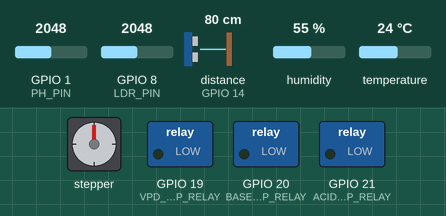
A sketch run on a simulated ESP32-S3. Parts: stepper motor, switched loads named in the sketch (green lamp = pin HIGH). Wiring (inferred from the names in the program): ultrasonic range finder: trigger GPIO 13; echo GPIO 14. The test bench sets the inputs (shaded band); at power-on: GPIO 8 (LDR_PIN) = 2048, GPIO 1 (PH_PIN) = 2048, distance to the obstacle (sensor on GPIO 14) 80 cm, humidity 55 %, temperature 24 °C. The echo pulse lasts 58.3 µs per cm; WiFi joins after 1.5 s; servers stay silent unless stated; random numbers use the default seed unless the sketch sets one; no MQTT or app messages arrive unless stated; stepper angles assume 200 steps per turn; pins used as bus, display or sensor lines are not drawn; what the sketch prints to the serial monitor is not drawn.

Above: at 4.7 s.
4.8 s: GPIO 8 (LDR_PIN) set to 524
7.9 s: GPIO 8 (LDR_PIN) set to 462
At 11.4 s:
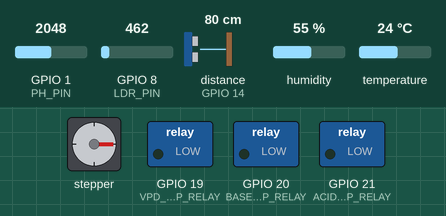
At 16.5 s:
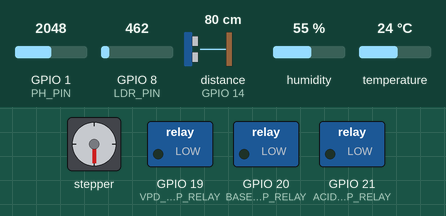
17.0 s: GPIO 8 (LDR_PIN) set to 1040
20.1 s: GPIO 1 (PH_PIN) set to 3174
At 30.6 s:
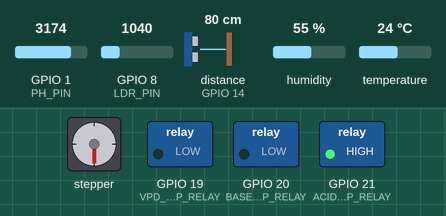
31.1 s: GPIO 1 (PH_PIN) set to 3281
Timing chart, 0 to 49.5 s (numbered marks = the images above; inputs shaded):
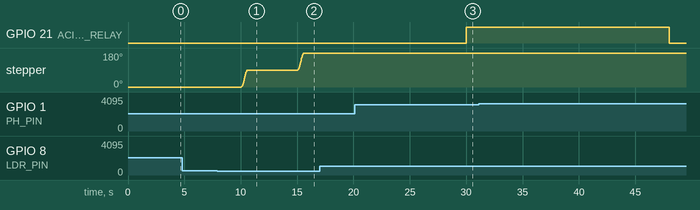

The sketch:

esp32_sensor.ino
```cpp
#include <WiFi.h>
#include <Wire.h>
#include <math.h>
#include <AccelStepper.h>
#include <Adafruit_SHT31.h>
#include <ArduinoJson.h>
#include <PubSubClient.h>
#include <WiFiClientSecure.h>

// Pin Definitions for ESP32-S3
#define PH_PIN 1
#define VPD_PUMP_RELAY 19
#define ACID_PUMP_RELAY 21
#define BASE_PUMP_RELAY 20
#define MIX_PUMP_RELAY 5
#define TRIG_PIN 13
#define ECHO_PIN 14
#define LDR_PIN 8
#define STEPPER_STEP_PIN 4
#define STEPPER_DIR_PIN 5

// Constants
#define VPD_PUMP_DURATION 5000
#define MIX_PUMP_DURATION 1000
#define PH_CHECK_INTERVAL 30000
#define PH_WAIT_INTERVAL 18000
#define PH_LOWER_LIMIT 5.5
#define PH_UPPER_LIMIT 6.5
#define DOSAGE_RATE 0.00025
#define RESERVOIR_RADIUS 20.0
#define RESERVOIR_HEIGHT 35.0
#define RESERVOIR_CHECK_INTERVAL 3600
#define ROTATION_INTERVAL 5000
#define STEPS_PER_REVOLUTION 200
#define STEPS_90_DEGREES (STEPS_PER_REVOLUTION / 4)

// WiFi and MQTT credentials
const char* ssid = "Tbag";
const char* password = "Dbcooper";
const char* mqtt_server = "7d79ddcf8af4477491bd13dfe5fa8ba8.s1.eu.hivemq.cloud";
const int mqtt_port = 8883;
const char* mqtt_username = "admin";
const char* mqtt_password = "Admin123";
const char* mqtt_topic = "hydroponic/data";

// Root CA Certificate for HiveMQ
const char* root_ca = R"(-----BEGIN CERTIFICATE-----
MIIFazCCA1OgAwIBAgIRAIIQz7DSQONZRGPgu2OCiwAwDQYJKoZIhvcNAQELBQAw
TzELMAkGA1UEBhMCVVMxKTAnBgNVBAoTIEludGVybmV0IFNlY3VyaXR5IFJlc2Vh
cmNoIEdyb3VwMRUwEwYDVQQDEwxJU1JHIFJvb3QgWDEwHhcNMTUwNjA0MTEwNDM4
WhcNMzUwNjA0MTEwNDM4WjBPMQswCQYDVQQGEwJVUzEpMCcGA1UEChMgSW50ZXJu
ZXQgU2VjdXJpdHkgUmVzZWFyY2ggR3JvdXAxFTATBgNVBAMTDElTUkcgUm9vdCBY
MTCCAiIwDQYJKoZIhvcNAQEBBQADggIPADCCAgoCggIBAK3oJHP0FDfzm54rVygc
h77ct984kIxuPOZXoHj3dcKi/vVqbvYATyjb3miGbESTtrFj/RQSa78f0uoxmyF+
0TM8ukj13Xnfs7j/EvEhmkvBioZxaUpmZmyPfjxwv60pIgbz5MDmgK7iS4+3mX6U
A5/TR5d8mUgjU+g4rk8Kb4Mu0UlXjIB0ttov0DiNewNwIRt18jA8+o+u3dpjq+sW
T8KOEUt+zwvo/7V3LvSye0rgTBIlDHCNAymg4VMk7BPZ7hm/ELNKjD+Jo2FR3qyH
B5T0Y3HsLuJvW5iB4YlcNHlsdu87kGJ55tukmi8mxdAQ4Q7e2RCOFvu396j3x+UC
B5iPNgiV5+I3lg02dZ77DnKxHZu8A/lJBdiB3QW0KtZB6awBdpUKD9jf1b0SHzUv
KBds0pjBqAlkd25HN7rOrFleaJ1/ctaJxQZBKT5ZPt0m9STJEadao0xAH0ahmbWn
OlFuhjuefXKnEgV4We0+UXgVCwOPjdAvBbI+e0ocS3MFEvzG6uBQE3xDk3SzynTn
jh8BCNAw1FtxNrQHusEwMFxIt4I7mKZ9YIqioymCzLq9gwQbooMDQaHWBfEbwrbw
qHyGO0aoSCqI3Haadr8faqU9GY/rOPNk3sgrDQoo//fb4hVC1CLQJ13hef4Y53CI
rU7m2Ys6xt0nUW7/vGT1M0NPAgMBAAGjQjBAMA4GA1UdDwEB/wQEAwIBBjAPBgNV
HRMBAf8EBTADAQH/MB0GA1UdDgQWBBR5tFnme7bl5AFzgAiIyBpY9umbbjANBgkq
hkiG9w0BAQsFAAOCAgEAVR9YqbyyqFDQDLHYGmkgJykIrGF1XIpu+ILlaS/V9lZL
ubhzEFnTIZd+50xx+7LSYK05qAvqFyFWhfFQDlnrzuBZ6brJFe+GnY+EgPbk6ZGQ
3BebYhtF8GaV0nxvwuo77x/Py9auJ/GpsMiu/X1+mvoiBOv/2X/qkSsisRcOj/KK
NFtY2PwByVS5uCbMiogziUwthDyC3+6WVwW6LLv3xLfHTjuCvjHIInNzktHCgKQ5
ORAzI4JMPJ+GslWYHb4phowim57iaztXOoJwTdwJx4nLCgdNbOhdjsnvzqvHu7Ur
TkXWStAmzOVyyghqpZXjFaH3pO3JLF+l+/+sKAIuvtd7u+Nxe5AW0wdeRlN8NwdC
jNPElpzVmbUq4JUagEiuTDkHzsxHpFKVK7q4+63SM1N95R1NbdWhscdCb+ZAJzVc
oyi3B43njTOQ5yOf+1CceWxG1bQVs5ZufpsMljq4Ui0/1lvh+wjChP4kqKOJ2qxq
4RgqsahDYVvTH9w7jXbyLeiNdd8XM2w9U/t7y0Ff/9yi0GE44Za4rF2LN9d11TPA
mRGunUHBcnWEvgJBQl9nJEiU0Zsnvgc/ubhPgXRR4Xq37Z0j4r7g1SgEEzwxA57d
emyPxgcYxn/eR44/KJ4EBs+lVDR3veyJm+kXQ99b21/+jh5Xos1AnX5iItreGCc=
-----END CERTIFICATE-----)";

// Global objects
Adafruit_SHT31 sht31 = Adafruit_SHT31();
AccelStepper stepper(AccelStepper::DRIVER, STEPPER_STEP_PIN, STEPPER_DIR_PIN);
WiFiClientSecure espClient;
PubSubClient client(espClient);

// Global variables
unsigned long lastVPDCycleTime = 0;
unsigned long vpdCycleInterval = 120;
unsigned long lastpHCheckTime = 0;
unsigned long lastReservoirCheckTime = 0;
unsigned long lastRotationTime = 0;
unsigned long lastPublishTime = 0;
unsigned long lastReadTime = 0;
int currentPosition = 0;

bool isVPDPumping = false;
bool isPHAdjusting = false;
bool isPHWaiting = false;

float temperature = 0.0;
float humidity = 0.0;
float vpd = 0.0;
float pH = 0.0;
float waterLevel = 0.0;
float reservoirVolume = 0.0;
int lightIntensity = 0;
float PH_TARGET = 6.0;

void setup() {
  Serial.begin(115200);
  Wire.begin(41, 42);
  delay(2000);  // Give time for Serial to initialize

  // Initialize random for client ID generation
  randomSeed(micros());

  // Initialize pins
  pinMode(VPD_PUMP_RELAY, OUTPUT);
  pinMode(ACID_PUMP_RELAY, OUTPUT);
  pinMode(BASE_PUMP_RELAY, OUTPUT);
  pinMode(MIX_PUMP_RELAY, OUTPUT);
  pinMode(TRIG_PIN, OUTPUT);
  pinMode(ECHO_PIN, INPUT);
  pinMode(LDR_PIN, INPUT);

  // Initialize all relays to OFF
  digitalWrite(VPD_PUMP_RELAY, LOW);
  digitalWrite(ACID_PUMP_RELAY, LOW);
  digitalWrite(BASE_PUMP_RELAY, LOW);
  digitalWrite(MIX_PUMP_RELAY, LOW);

  // Initialize SHT31 sensor
  if (!sht31.begin(0x44)) {
    Serial.println("Couldn't find SHT31 sensor!");
    while (1) delay(1);
  }
  Serial.println("SHT31 sensor initialized");

  // Initialize stepper motor
  stepper.setMaxSpeed(1000);
  stepper.setAcceleration(500);
  Serial.println("Stepper initialized");

  // Setup WiFi security
  espClient.setCACert(root_ca);

  // Connect to WiFi
  connectToWiFi();

  // Setup MQTT
  client.setServer(mqtt_server, mqtt_port);
  client.setKeepAlive(60);  // Set keepalive to 60 seconds

  // Set the buffer sizes
  client.setBufferSize(512);  // Increase buffer size if needed

  Serial.println("Setup complete!");
  Serial.printf("MQTT Server: %s\n", mqtt_server);
  Serial.printf("MQTT Port: %d\n", mqtt_port);
}

void loop() {
  unsigned long currentTime = millis();

  if (!client.connected()) {
    Serial.println("MQTT disconnected, reconnecting...");
    reconnectMQTT();
  }

  // Process any incoming messages
  client.loop();

  // Read and publish sensor data every 5 seconds
  if (currentTime - lastReadTime >= 5000) {
    readSensors();
    lastReadTime = currentTime;
  }

  // Handle VPD control
  handleVPDControl(currentTime);

  // Handle pH control
  handlePHControl(currentTime);

  // Check light levels and rotate if needed
  checkLightAndRotate(currentTime);

  // Check reservoir volume
  checkReservoirVolume(currentTime);
}

void readSensors() {
  Serial.println("\n--- Reading Sensors ---");

  // Read temperature and humidity from SHT31
  temperature = sht31.readTemperature();
  humidity = sht31.readHumidity();

  if (isnan(temperature) || isnan(humidity)) {
    Serial.println("Failed to read from SHT31 sensor!");
    return;
  }

  Serial.printf("Temperature: %.2f°C\n", temperature);
  Serial.printf("Humidity: %.2f%%\n", humidity);

  // Calculate VPD
  vpd = calculateVPD(temperature, humidity);
  Serial.printf("VPD: %.2f kPa\n", vpd);

  // Read pH
  pH = readpH();
  Serial.printf("pH: %.2f\n", pH);

  // Measure water level and calculate volume
  waterLevel = measureWaterLevel();
  reservoirVolume = calculateReservoirVolume(waterLevel);
  Serial.printf("Water Level: %.2f cm\n", waterLevel);
  Serial.printf("Reservoir Volume: %.2f L\n", reservoirVolume);

  // Read light intensity
  lightIntensity = analogRead(LDR_PIN);
  Serial.printf("Light Intensity: %d\n", lightIntensity);

  // Create JSON document
  StaticJsonDocument<256> doc;
  doc["timestamp"] = millis();
  doc["temperature"] = temperature;
  doc["humidity"] = humidity;
  doc["vpd"] = vpd;
  doc["ph"] = pH;
  doc["waterLevel"] = waterLevel;
  doc["reservoirVolume"] = reservoirVolume;
  doc["lightIntensity"] = lightIntensity;
  doc["vpdPumpRunning"] = digitalRead(VPD_PUMP_RELAY) == HIGH;
  doc["phAdjusting"] = (digitalRead(ACID_PUMP_RELAY) == HIGH || digitalRead(BASE_PUMP_RELAY) == HIGH);

  // Serialize and publish
  char buffer[256];
  serializeJson(doc, buffer);

  Serial.println("Attempting to publish data:");
  Serial.println(buffer);

  if (client.publish(mqtt_topic, buffer, true)) {  // Added retained flag
    Serial.println("Data published successfully");
  } else {
    Serial.println("Failed to publish data!");
  }
}

float readpH() {
  // Read pH sensor (analog value)
  int rawValue = analogRead(PH_PIN);
  float voltage = rawValue * 3.3 / 4095.0;

  // pH 7 = 2.5V (midpoint)
  // pH 4 = 3.0V (acid)
  // pH 10 = 2.0V (base)
  // Slope = -5.0 pH/V

  float pH = 7.0 + ((2.5 - voltage) * 5.0);

  // Constrain pH value to realistic range
  pH = constrain(pH, 0.0, 14.0);

  return pH;
}

float measureWaterLevel() {
  digitalWrite(TRIG_PIN, LOW);
  delayMicroseconds(2);
  digitalWrite(TRIG_PIN, HIGH);
  delayMicroseconds(10);
  digitalWrite(TRIG_PIN, LOW);

  long duration = pulseIn(ECHO_PIN, HIGH);
  float distance = duration * 0.034 / 2;

  // Convert distance to water level (assuming sensor is at top)
  float level = RESERVOIR_HEIGHT - distance;

  // Constrain water level to realistic range
  level = constrain(level, 0.0, RESERVOIR_HEIGHT);

  return level;
}

float calculateVPD(float temp, float hum) {
  // Saturated Vapor Pressure (es) = 0.6108 * exp((17.27 * T)/(T + 237.3))
  float es = 0.6108 * exp((17.27 * temp)/(temp + 237.3));

  // Actual Vapor Pressure (ea) = es * (RH/100)
  float ea = es * (hum/100.0);

  // VPD = es - ea
  float vpd = es - ea;

  // Convert to kPa and constrain to realistic range
  vpd = constrain(vpd, 0.0, 5.0);

  return vpd;
}

float calculateReservoirVolume(float waterLevel) {
  // Calculate volume of cylinder (πr²h)
  float volume = PI * pow(RESERVOIR_RADIUS, 2) * waterLevel / 1000.0; // Convert to liters

  // Constrain volume to realistic range
  volume = constrain(volume, 0.0, PI * pow(RESERVOIR_RADIUS, 2) * RESERVOIR_HEIGHT / 1000.0);

  return volume;
}

void handleVPDControl(unsigned long currentTime) {
  if (currentTime - lastVPDCycleTime >= vpdCycleInterval * 1000) {
    float currentVpd = vpd;  // Use the global VPD value
    Serial.printf("VPD Check: %.2f kPa\n", currentVpd);

    if (currentVpd > 1.2) {
      Serial.println("VPD too high, activating misting...");
      digitalWrite(VPD_PUMP_RELAY, HIGH);
      delay(VPD_PUMP_DURATION);
      digitalWrite(VPD_PUMP_RELAY, LOW);
      Serial.println("Misting complete");
    }

    lastVPDCycleTime = currentTime;
  }
}

void handlePHControl(unsigned long currentTime) {
  if (currentTime - lastpHCheckTime >= PH_CHECK_INTERVAL) {
    float ph = pH;  // Use the global pH value
    Serial.printf("pH Check: %.2f\n", ph);

    if (ph < PH_LOWER_LIMIT) {
      Serial.println("pH too low, adding base...");
      digitalWrite(BASE_PUMP_RELAY, HIGH);
      delay(PH_WAIT_INTERVAL);
      digitalWrite(BASE_PUMP_RELAY, LOW);
    } else if (ph > PH_UPPER_LIMIT) {
      Serial.println("pH too high, adding acid...");
      digitalWrite(ACID_PUMP_RELAY, HIGH);
      delay(PH_WAIT_INTERVAL);
      digitalWrite(ACID_PUMP_RELAY, LOW);
    }

    // Run mix pump
    Serial.println("Running mix pump...");
    digitalWrite(MIX_PUMP_RELAY, HIGH);
    delay(MIX_PUMP_DURATION);
    digitalWrite(MIX_PUMP_RELAY, LOW);
    Serial.println("Mixing complete");

    lastpHCheckTime = currentTime;
  }
}

void checkLightAndRotate(unsigned long currentTime) {
  if (currentTime - lastRotationTime >= ROTATION_INTERVAL) {
    int lightLevel = analogRead(LDR_PIN);

    if (lightLevel < 500) { // Threshold for low light
      // Rotate 90 degrees
      stepper.moveTo(currentPosition + STEPS_90_DEGREES);
      while (stepper.distanceToGo() != 0) {
        stepper.run();
      }
      currentPosition = stepper.currentPosition();
    }

    lastRotationTime = currentTime;
  }
}

void checkReservoirVolume(unsigned long currentTime) {
  if (currentTime - lastReservoirCheckTime >= RESERVOIR_CHECK_INTERVAL) {
    float currentVolume = reservoirVolume;  // Use the global volume value

    if (currentVolume < 1000) {  // Less than 1 liter
      Serial.println("Warning: Low reservoir volume!");
    }

    lastReservoirCheckTime = currentTime;
  }
}

void connectToWiFi() {
  Serial.printf("Connecting to WiFi %s\n", ssid);
  WiFi.begin(ssid, password);

  while (WiFi.status() != WL_CONNECTED) {
    delay(500);
    Serial.print(".");
  }

  Serial.println("\nWiFi connected");
  Serial.printf("IP address: %s\n", WiFi.localIP().toString().c_str());
}

void reconnectMQTT() {
  int retries = 0;
  while (!client.connected() && retries < 3) {
    Serial.print("Attempting MQTT connection...");

    // Create a random client ID
    String clientId = "ESP32Client-";
    clientId += String(random(0xffff), HEX);

    // Attempt to connect with credentials
    if (client.connect(clientId.c_str(), mqtt_username, mqtt_password)) {
      Serial.println("connected");

      // Subscribe to any control topics if needed
      // client.subscribe("hydroponic/control");

      // Publish a connection message
      StaticJsonDocument<128> doc;
      doc["status"] = "connected";
      doc["id"] = clientId;
      char buffer[128];
      serializeJson(doc, buffer);

      if (client.publish("hydroponic/status", buffer)) {
        Serial.println("Connection status published");
      } else {
        Serial.println("Failed to publish connection status");
      }
    } else {
      Serial.print("failed, rc=");
      Serial.print(client.state());
      Serial.println(" retrying in 5 seconds");
      retries++;
      delay(5000);
    }
  }
}
```

Measured:
- the behaviour switches between 500 and 499 on GPIO 8 (LDR_PIN) (found by bisection; images 0 and 1)
- after the input at 4.8 s, every drawn part: stays the same
- after the input at 7.9 s, stepper: turns 90° clockwise in 0.51 s, then 90° clockwise in 0.51 s
- after the input at 17.0 s, every drawn part: stays the same
